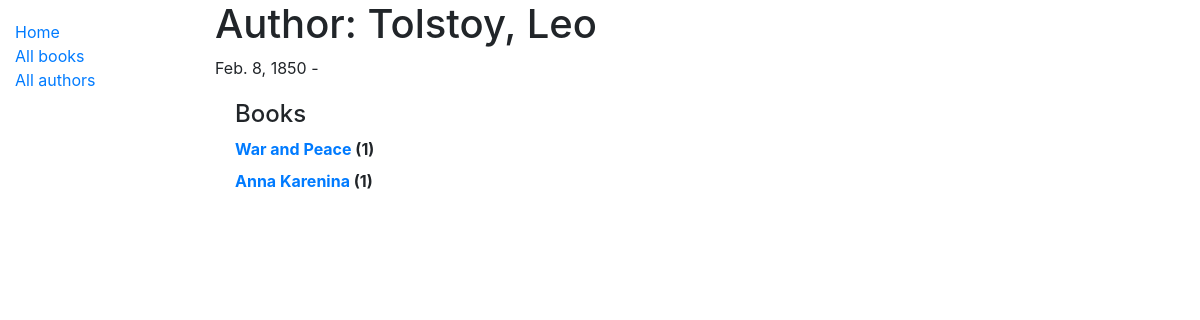
/catalog/author/3, run on the app's committed database.
### catalog/models.py (models this page shows, shortened)
class Author(models.Model):
    first_name = models.CharField(max_length=100)
    last_name = models.CharField(max_length=100)
    country = models.CharField(max_length=100)
    date_of_birth = models.DateField(null=True, blank=True)
    class Meta:
        ordering = ['last_name', 'first_name']
    def __str__(self):
        return f'{self.last_name}, {self.first_name}'

class Book(models.Model):
    title = models.CharField(max_length=200)
    author = models.ForeignKey('Author', on_delete=models.SET_NULL, null=True)
    isbn = models.CharField('ISBN', max_length=13, unique=True)
    genre = models.ManyToManyField(Genre, help_text='Select a genre for this book')
    def __str__(self):
        return self.title

### catalog/views.py (the view)
# urls.py: path('author/<int:pk>',views.AuthorDetailView.as_view(), name='author-detail'),
class AuthorDetailView(generic.DetailView):
    model = Author

### catalog/templates/catalog/author_detail.html (shortened to what this page needs)
{% extends "base_generic.html" %}
{% block content %}
<h1>Author: {{ author }} </h1>
<p>{{author.date_of_birth}} - {% if author.date_of_death %}{{author.date_of_death}}{% endif %}</p>
<div style="margin-left:20px;margin-top:20px">
<h4>Books</h4>
<dl>
{% for book in author.book_set.all %}
  <dt><a href="{% url 'book-detail' book.pk %}">{{book}}</a> ({{book.bookinstance_set.all.count}})</dt>
{% endfor %}
</dl>
</div>
{% endblock %}

### data on the page
Author: last_name+first_name "Tolstoy, Leo", date_of_birth "Feb. 8, 1850"
Book: title "War and Peace", bookinstance_set.all.count "1"
Book: title "Anna Karenina", bookinstance_set.all.count "1"
